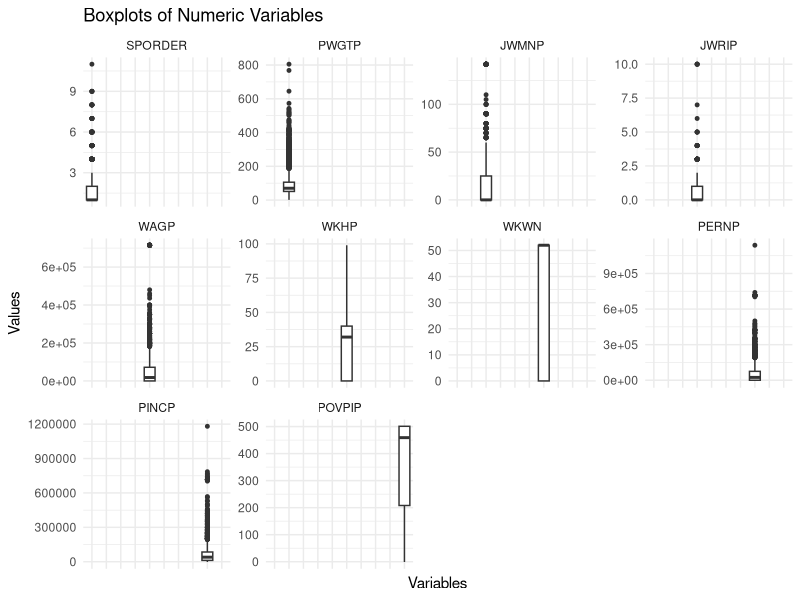
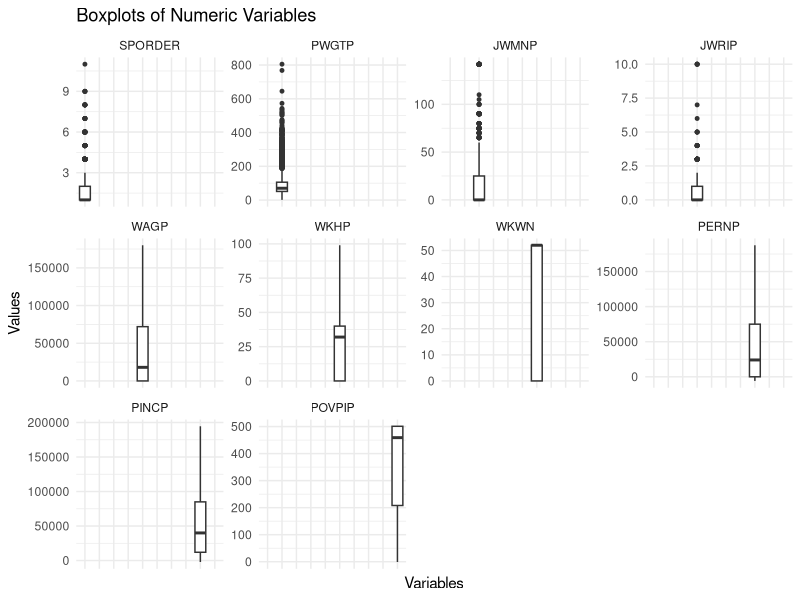
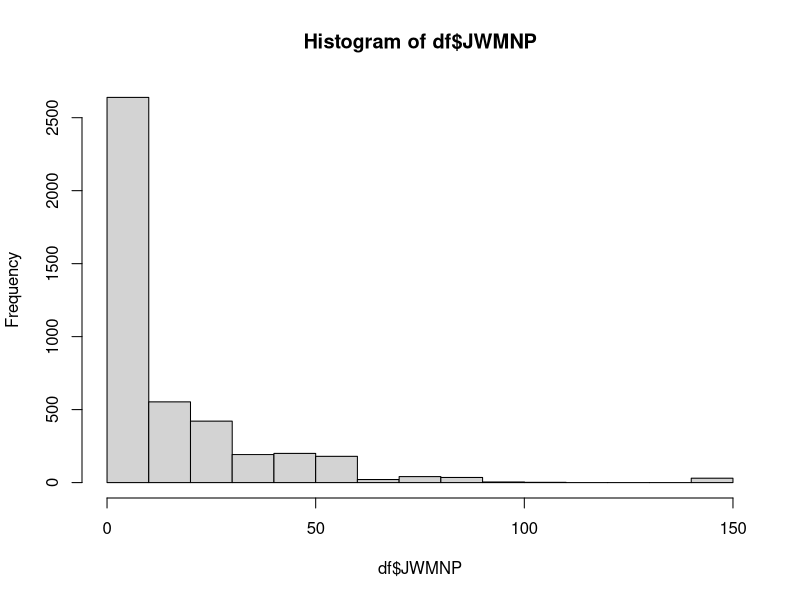
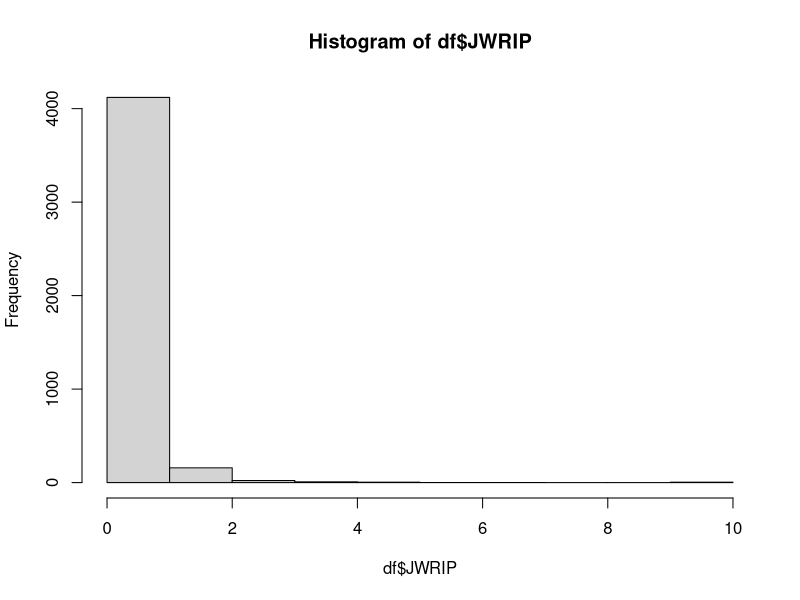
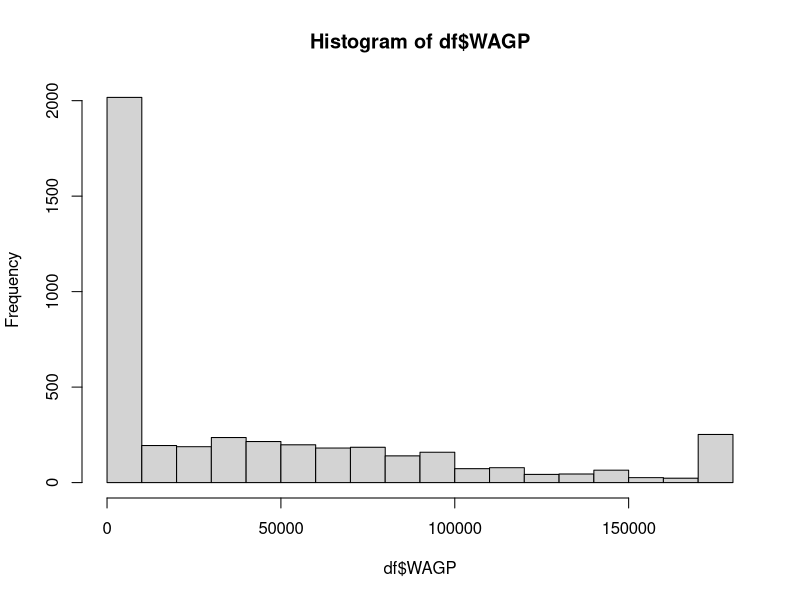

Write the R code that produced these figures, in order. (Note: this script raises an error after producing the figures.)
df <- read.csv('project_data.csv')
dim(df)
head(df)
sapply(df, class)

df <- df[, !(names(df) %in% c("SERIALNO"))]

unique(df$PERNP)

# DATA CLEANING
# Check for duplicate rows
cat("Number of duplicate rows:", nrow(df[duplicated(df), ]))

# Check the number of missing values in each column
sapply(df, function(x) sum(is.na(x)))

# Remove the columns with more than 80% of missing values
drop_columns <- names(which(colMeans(is.na(df)) > 0.8))
drop_columns
df <- df[, !names(df) %in% drop_columns]
dim(df)

sapply(df, function(x) sum(is.na(x)))

impute_map <- list(
  COW = 0, POVPIP = -1, JWRIP = 0, ENG = 0, PERNP = 0,
  JWMNP = 0, FER = 0, SCIENGRLP = 0, WKHP = 0, GCL = 0, SCIENGP = 0, MARHYP = -1,
  RC = -1, WKWN = 0, POWSP = 0, YOEP = -1, MARHD = 0, POWPUMA = 0,
  MARHM = 0, PAOC = 0, MARHT = 0, OC = -1, MARHW = 0, MIL = 0,
  LANP = 0, JWDP = 0,
  JWAP = 0, INDP = 0, FOD1P = 0,
  ESR = 0, NWAB = 0, NWAV = 0, DRIVESP = 0, NWLA = 0, DECADE = 0,
  NWLK = 0, OCCP = 0, NWRE = 0, WRK = 0, JWTRNS = 0
)

# Loop through each column and impute the specified value
for (col in names(impute_map)) {
  if (col %in% names(df)) {
    df[[col]][is.na(df[[col]])] <- impute_map[[col]]
  }
}

sapply(df, function(x) sum(is.na(x)))

# DATA TYPES CORRECTION
# Check the current data type of each variable
sapply(df, class)
drop_columns
cols_to_factor <- c("RT", "DIVISION", "PUMA", "REGION",
                   "STATE", "ADJINC", "CIT", "COW", "ENG",
                   "FER", "GCL", "HIMRKS", 
                   "HINS1", "HINS2", "HINS3", "HINS4",
                   "HINS5", "HINS6", "HINS7", "JWTRNS", 
                   "LANX", "MAR", "MARHD", "MARHM", "MARHT", 
                   "MARHW", "MIG", "MIL", "NWAB", 
                   "NWAV", "NWLA", "NWLK", "NWRE", "SCH",
                   "SCHL", "SEX", "WRK", "ANC", "ANC1P", "ANC2P",
                   "DECADE", "DRIVESP", "ESR", "FOD1P",
                   "HICOV", "HISP", "INDP", "JWAP", "JWDP", "LANP",
                   "MSP", "NATIVITY", "OC", "OCCP", "PAOC",
                   "POBP", "POWPUMA", "POWSP", "PRIVCOV", "PUBCOV", "QTRBIR",
                   "RAC1P", "RAC2P", "RAC3P", "RACAIAN", "RACASN", "RACBLK",
                   "RACNH", "RACNUM", "RACPI", "RACSOR", "RACWHT", "RC", "SCIENGP",
                   "SCIENGRLP", "WAOB", "Class")

df[cols_to_factor] <- lapply(df[cols_to_factor], as.factor)

# Convert integer variables in int_to_numeric to numeric
int_to_numeric <- sapply(df, is.integer)
df[int_to_numeric] <- lapply(df[int_to_numeric], as.numeric)


sapply(df, class)



# Check for near zero variance variables
install.packages("caret")
library(caret)
low_var_col <- nearZeroVar(df, names = TRUE)
low_var_col
df <- df[, !(names(df) %in% low_var_col)]
dim(df)


# OUTLIERS HANDLING
# Visualize numeric data with boxplots
install.packages("reshape2")
library(reshape2)
library(ggplot2)
numeric_columns <- sapply(df, is.numeric)
df_long <- melt(df[, numeric_columns])

ggplot(df_long, aes(x = variable, y = value)) +
  geom_boxplot(outlier.size = 1) +
  facet_wrap(~ variable, scales = "free_y") +
  theme_minimal() +
  labs(x = "Variables", y = "Values", title = "Boxplots of Numeric Variables") +
  theme(
    axis.text.x = element_blank(),  # Removes x-axis labels
    axis.ticks.x = element_blank()  # Removes x-axis ticks
  )


for (col in names(df)[numeric_columns]) {
  Q1 <- quantile(df[[col]], 0.25, na.rm = TRUE)
  Q3 <- quantile(df[[col]], 0.75, na.rm = TRUE)
  IQR <- Q3 - Q1
  
  LB <- Q1 - 1.5 * IQR
  UB <- Q3 + 1.5 * IQR
  
  outliers <- df[[col]] < LB | df[[col]] > UB
  
  outlier_count <- sum(outliers, na.rm = TRUE)
  cat(paste("Column:", col, "- Outliers:", outlier_count, "\n"))
}

outlier_cols_handle <- c("WAGP", "PERNP", "PINCP")

# Handle the outliers based on IQR (assign them to lower or upper bounds)
for (col in outlier_cols_handle) {
  Q1 <- quantile(df[[col]], 0.25, na.rm = TRUE)
  Q3 <- quantile(df[[col]], 0.75, na.rm = TRUE)
  IQR <- Q3 - Q1
  
  LB <- Q1 - 1.5 * IQR
  UB <- Q3 + 1.5 * IQR
  
  df[[col]][df[[col]] < LB] <- LB
  df[[col]][df[[col]] > UB] <- UB
}

df_long <- melt(df[, numeric_columns])

ggplot(df_long, aes(x = variable, y = value)) +
  geom_boxplot(outlier.size = 1) +
  facet_wrap(~ variable, scales = "free_y") +
  theme_minimal() +
  labs(x = "Variables", y = "Values", title = "Boxplots of Numeric Variables") +
  theme(
    axis.text.x = element_blank(),  # Removes x-axis labels
    axis.ticks.x = element_blank()  # Removes x-axis ticks
  )

sapply(df, class)

# BINNING
#SPORDER - keep as it is
#PWGTP - apparently it is not physical weight
#JWRIP - no need for binning, only 11 values



h <- hist(df$JWMNP, breaks=5, plot=FALSE)
h$breaks

hist(df$JWMNP)
unique(df$JWMNP)
df$JWMNP

df$JWMNP <- ifelse(df$JWMNP == 0, 0,
                           ifelse(df$JWMNP >= 1 & df$JWMNP <= 10, 1,
                           ifelse(df$JWMNP > 10 & df$JWMNP <= 30, 2,
                           ifelse(df$JWMNP > 30 & df$JWMNP <= 60, 3,
                           ifelse(df$JWMNP > 60 & df$JWMNP <= 100, 4,
                           ifelse(df$JWMNP > 100 & df$JWMNP <= 200, 5,
                           ifelse(df$JWMNP == 888, 6, NA)))))))

hist(df$JWRIP)

hist(df$WAGP)
unique(df$WAGP)

df$WAGP <- ifelse(df$WAGP == 0, 0,
           ifelse(df$WAGP <= 20000, 1,
           ifelse(df$WAGP <= 50000, 2,
           ifelse(df$WAGP <= 100000, 3,
           ifelse(df$WAGP <= 150000, 4, 5)))))
df$WAGP

library(dplyr)
df <- df %>%
  mutate(
    MARHYP = case_when(
      is.na(MARHYP) ~ 0,               # Never Married/Under 15 (NA) → 0
      MARHYP == 1944 ~ 1,              # 1944 or Earlier
      between(MARHYP, 1945, 1964) ~ 2, # 1945–1964
      between(MARHYP, 1965, 1984) ~ 3, # 1965–1984
      between(MARHYP, 1985, 2004) ~ 4, # 1985–2004
      between(MARHYP, 2005, 2023) ~ 5, # 2005–2023
      TRUE ~ NA_real_                  # Handle unexpected values
    )
  )

table(df$NWLK[is.na(df$NWAB)])
unique(df$OCCP)


df$PERNP

dim(df)
